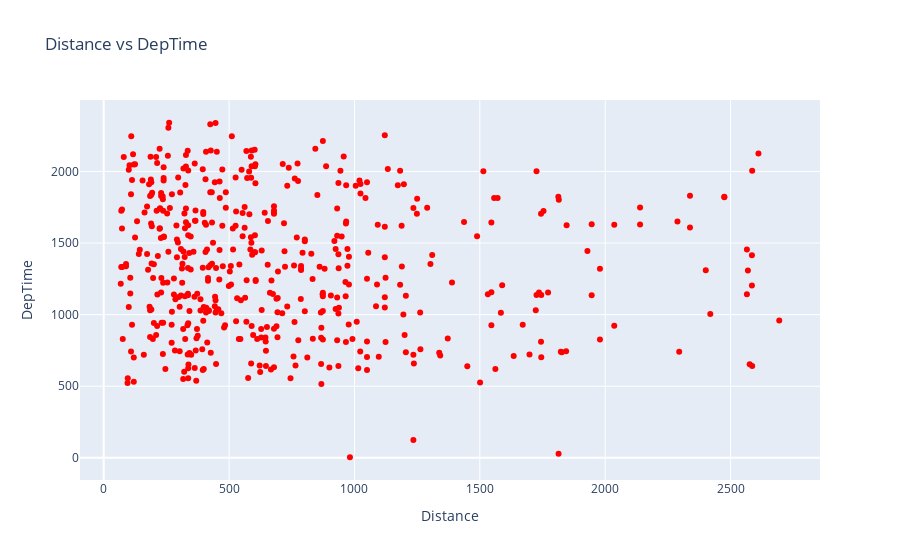

Here is the notebook cell this chart was saved with:
### Markdown cell above
Scatter plot

### Code cell
fig=go.Figure()
fig.add_trace(go.Scatter(x=data['Distance'], y=data['DepTime'], mode='markers', marker=dict(color='red')))
fig.update_layout(title='Distance vs DepTime', xaxis_title='Distance', yaxis_title='DepTime')
fig.show()

### Figure 1 — Plotly figure (JSON) as saved in the notebook; plotly's stock layout.template omitted (floating-point values rounded to 4 significant figures; data arrays with more than 128 entries replaced by an {"elided": "..."} marker saying what was removed)
{"data": [{"marker": {"color": "red"}, "mode": "markers", "type": "scatter", "x": {"elided": "500 float values"}, "y": {"elided": "500 float values"}}], "layout": {"title": {"text": "Distance vs DepTime"}, "xaxis": {"title": {"text": "Distance"}}, "yaxis": {"title": {"text": "DepTime"}}}}
